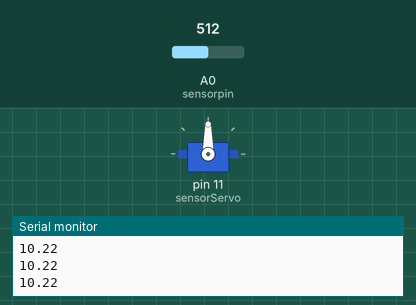
The sketch below on a simulated Arduino Uno, built with avr-gcc and run on an emulated ATmega328P. On the bench: servo, the last lines printed to the serial monitor. Inputs (shaded band) come from the test bench; at power-on: A0 (sensorpin) = 512.

Above: at 1.2 s.
1.3 s: A0 (sensorpin) set to 206
2.8 s: A0 (sensorpin) set to 177
At 2.96 s:
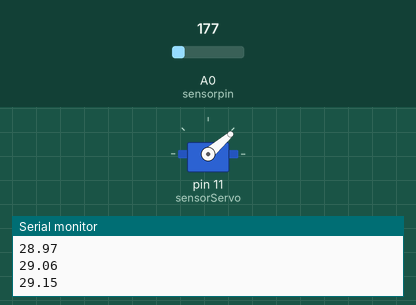
5.8 s: A0 (sensorpin) set to 306
7.3 s: A0 (sensorpin) set to 122
At 7.78 s:
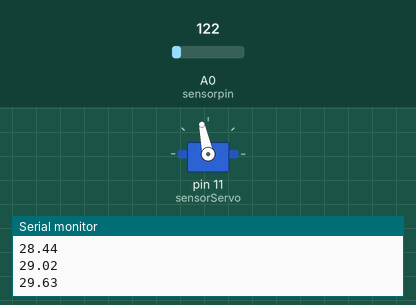
10.3 s: A0 (sensorpin) set to 511
At 10.3 s:
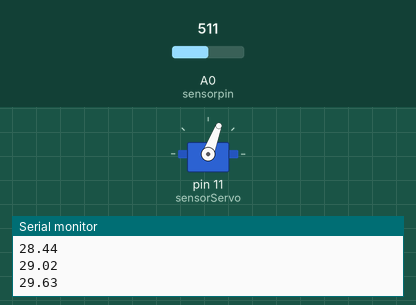
Timing chart, 0 to 12.8 s (numbered marks = the images above; inputs shaded):
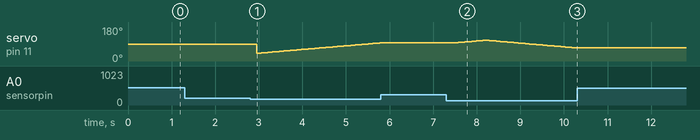

Measured:
- the behaviour switches between 194 and 193 on A0 (sensorpin) (found by bisection; images 0 and 1)
- after the input at 5.8 s, servo on pin 11 (sensorServo): stays 96° (without the input it goes to 97° after 0.02 s)
- after the input at 7.3 s, servo on pin 11 (sensorServo): rises from 96° to 110° in 0.66 s, then falls to 69° in 2.1 s
- after the input at 10.3 s, servo on pin 11 (sensorServo): stops changing and stays 69°

The sketch:

IRsensor_servo.ino
```cpp
// IRsensor_servo
//
// Created by Harris Newsteder / Blake Nazario-Casey
//
// Arduino code for the IR object detector and it's servo.

#include <Servo.h>

Servo sensorServo;

int angle = 40;      // Starting angle (degrees)
int sensorpin = 0;   // IR detector pin
int val = 0;         // IR Detector value

long old, current;

// Servo parameters
const int DEG_PER_SECOND = 20;
const float ROT_TIME = 1.0f / (float)DEG_PER_SECOND;


// Timer for servo rotation
float rotationTimer = 0;

bool forward = true;

// Flag to lock the server if the sensor detects an object
bool lock = false;

// Circular array of IR values aggregated to average in order to flatten the values
unsigned short sensorValues[50];
int sensorIndex = 0;


// Setup control loop parameters
void setup() {
  Serial.begin(9600);
  sensorServo.attach(11);  // attaches the servo on pin 9 to the servo object
  old = millis();

  for (int i = 0; i < 50; ++i) {
    sensorValues[i] = 0;
  }
}


// Begin control loop
void loop() {
  current = millis();
  float dt = (float)(current - old) / 1000.0f;
  old = current;

  rotationTimer += dt;


  sensor();

  if (rotationTimer > ROT_TIME) {
    float avg = 0;

    // Insert sensor values into average
    for (int i = 0; i < 50; ++i) {
      avg += (float)sensorValues[i];
    }

    // Calculate the average
    avg = avg / 50.0f;

    float dist = pow((4187.8 / avg), 1.106);

    if (dist < 30) {
      lock = true;
      Serial.println(dist);
    } else {
      lock = false;
    }

    if (lock) return;

    if (forward) {
      angle++;
      if (angle == 110) forward = false;
    } else {
      angle--;
      if (angle == 40) forward = true;
    }

    sensorServo.write(angle);
    rotationTimer = 0;
  }
}

void sensor(){
  val = analogRead(sensorpin);
  sensorValues[sensorIndex] = val;
  sensorIndex++;
  if (sensorIndex == 50) sensorIndex = 0;
}
```
